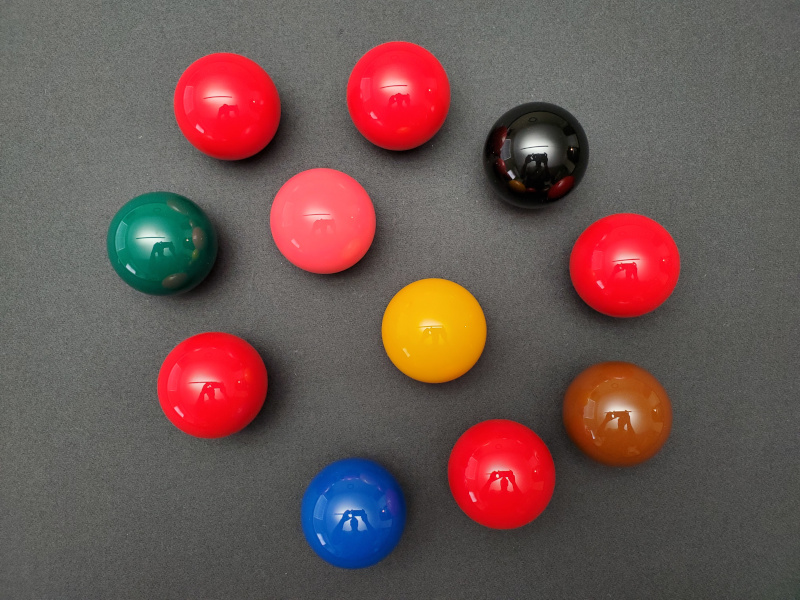
//> input picture resources/001/many-colours.jpg, 800 x 600 px
$ ./004_hsv-in-range   (built with g++ and OpenCV 4)
//> lines starting //> are read from the running program, lines starting //| are printed output that depends on the picture; after the words box and inside, x2 and y2 are one past the last pixel; in counts of white or black regions, pixels touching at a corner belong together
#include <opencv2/highgui.hpp>
#include <opencv2/imgcodecs.hpp>
#include <opencv2/imgproc.hpp>

int main()
{
  cv::Mat colourImage = cv::imread("resources/001/many-colours.jpg");
//> colourImage is the input picture: 600 rows x 800 cols, CV_8UC3; mean B, G, R 82.5, 85.5, 108.9
  cv::imshow("Colour", colourImage);

  cv::Mat hsvImage;
  cv::cvtColor(colourImage, hsvImage, cv::ColorConversionCodes::COLOR_BGR2HSV);
//> hsvImage: 600 rows x 800 cols, CV_8UC3; mean H, S, V 50.8, 53, 113.7

  const int hueMaximum = 180;
  const int saturationMaximum = 255;
  const int valueMaximum = 255;
  int hueLowerBound = 0, hueUpperBound = hueMaximum;
  int saturationLowerBound = 0, saturationUpperBound = saturationMaximum;
  int valueLowerBound = 0, valueUpperBound = valueMaximum;

  const auto inRangeWindowName = "In Range";
  cv::namedWindow(inRangeWindowName);

  cv::createTrackbar("H Lower", inRangeWindowName, &hueLowerBound, hueMaximum);
//> slider 'H Lower' is set to 36
  cv::createTrackbar("H Upper", inRangeWindowName, &hueUpperBound, hueMaximum);
  cv::createTrackbar("S Lower", inRangeWindowName, &saturationLowerBound, saturationMaximum);
//> slider 'S Lower' is set to 51
  cv::createTrackbar("S Upper", inRangeWindowName, &saturationUpperBound, saturationMaximum);
  cv::createTrackbar("V Lower", inRangeWindowName, &valueLowerBound, valueMaximum);
//> slider 'V Lower' is set to 51
  cv::createTrackbar("V Upper", inRangeWindowName, &valueUpperBound, valueMaximum);

  do
  {
    const cv::Scalar lowerBound{(double) hueLowerBound, (double) saturationLowerBound, (double) valueLowerBound};
    const cv::Scalar upperBound{(double) hueUpperBound, (double) saturationUpperBound, (double) valueUpperBound};

    cv::Mat mask;
    cv::inRange(hsvImage, lowerBound, upperBound, mask);
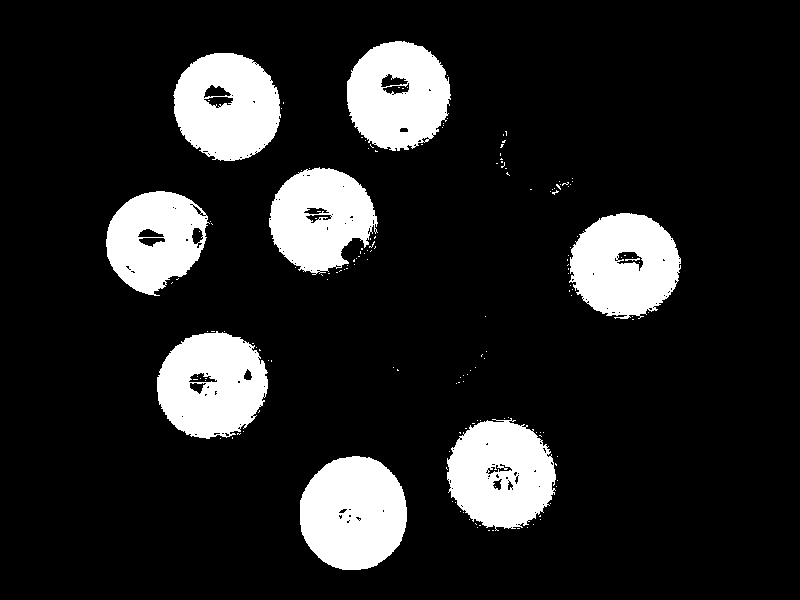
//> mask: 600 rows x 800 cols, CV_8UC1; 14.3% white; 166 white regions (157 under 20 px), largest, box (x1, y1, x2, y2) and area: (300, 456, 407, 570) 9633, (447, 418, 556, 531) 8907, (157, 331, 268, 439) 8825
    cv::cvtColor(mask, mask, cv::ColorConversionCodes::COLOR_GRAY2BGR);

    cv::Mat maskedImage;
    cv::bitwise_and(colourImage, mask, maskedImage);
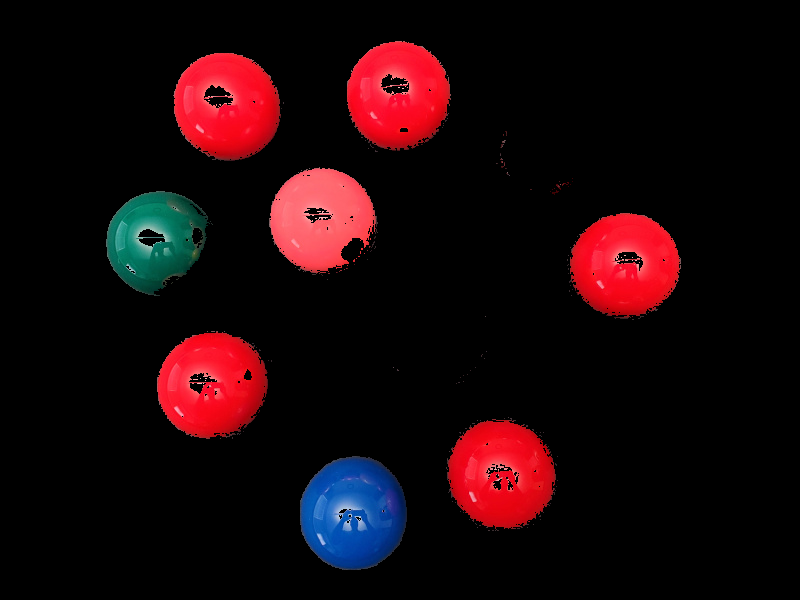
//> maskedImage: 600 rows x 800 cols, CV_8UC3; mean B, G, R 10, 6.9, 26.3

    cv::imshow(inRangeWindowName, maskedImage);
  } while (cv::waitKey(500) == -1);
}
